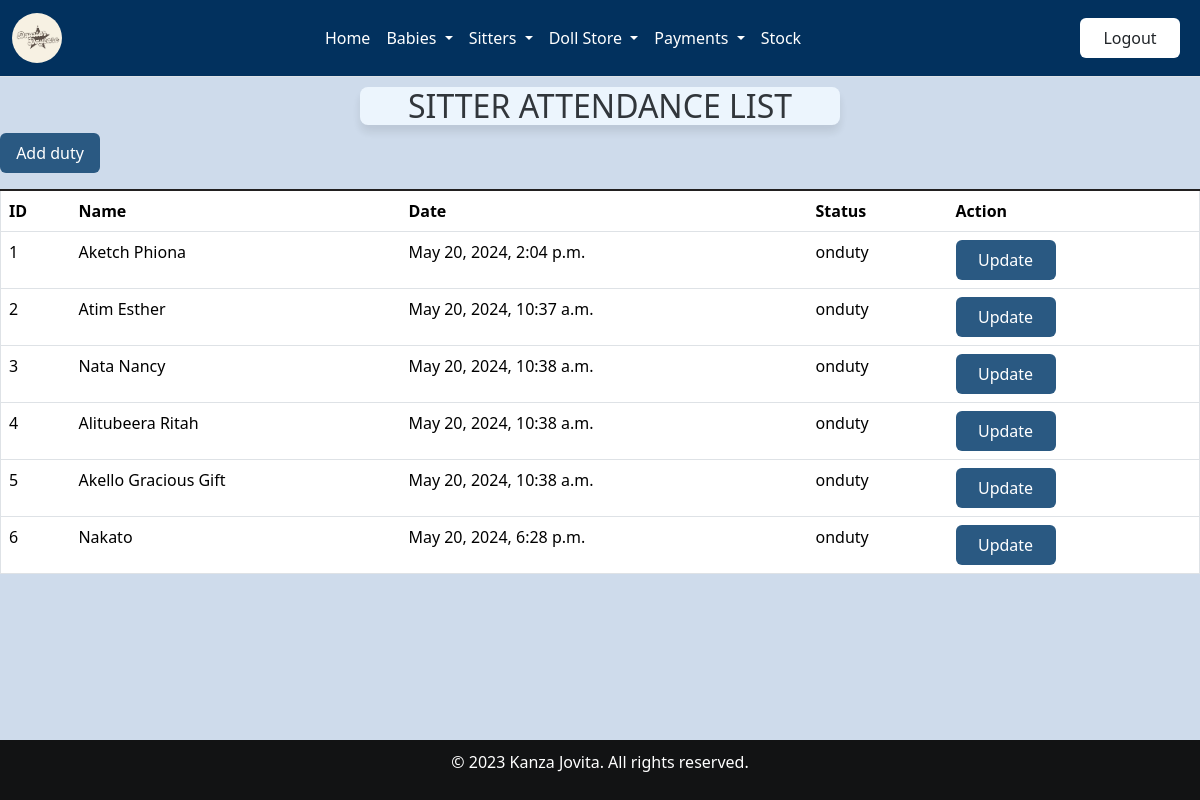
The page /onduty/ (signed in) on the database as committed earlier.
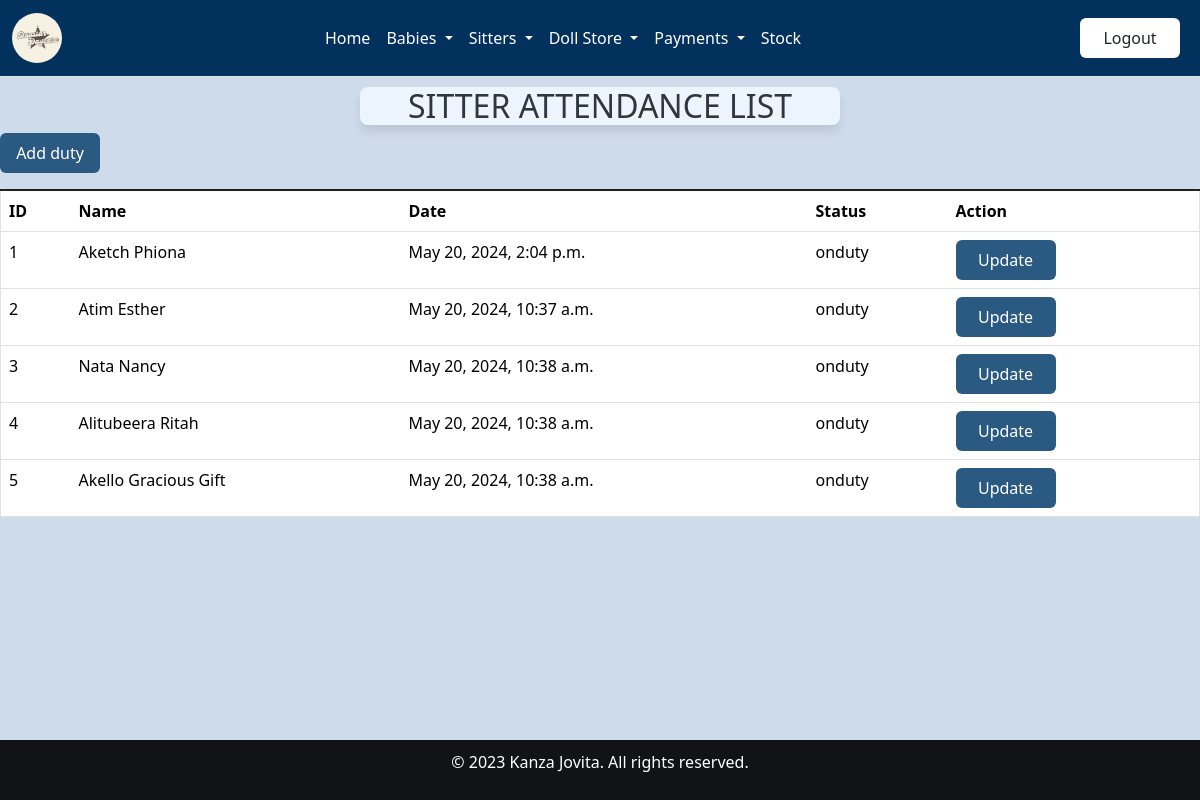
The same page on the database as committed later.
### home/models.py (models this page shows, shortened)
class Sitter_arrival(models.Model):
    sitter_name=models.ForeignKey(Sitterreg, on_delete=models.CASCADE)
    date_of_arrival=models.DateTimeField()
    Attendancestatus = models.CharField(choices=[('onduty', 'On Duty'), ('offduty', 'Off Duty')], max_length=100)
    babies = models.ManyToManyField(Babyreg,blank=True)
    created_at = models.DateTimeField(auto_now_add=True,null=True)
    payment = models.DecimalField(max_digits=10, decimal_places=2, default=0.00)
    num_babies = models.IntegerField(default=0)

class Sitterreg(models.Model):
    Sitter_name = models.CharField(max_length=30, null=False,blank=False,validators=[validate_letters])
    Sitter_number = models.CharField(max_length=30, null=False, unique=True ,blank=False,validators=[validate_numbers])
    Date_of_birth = models.DateField(null=True, blank=False,)
    Contact = models.CharField(max_length=30,null=False,blank=False,validators=[validate_contact_length])
    date = models.DateTimeField()
    Location_choices = [('Kabalagala', 'Kabalagala'),]
    Location = models.CharField(choices=Location_choices, max_length=100)
    Gender =  models.CharField(choices=[('Male', 'Male'),('Female', 'Female')], max_length=100)
    Level_of_education = models.CharField(choices=[('Degree','Degree'),('Diploma','Diploma'),('Certificate','Certificate')],max_length=200,default=0)
    Next_of_kin = models.CharField(max_length=30, null=False,blank=False)
    NIN = models.CharField(max_length=30, null=False,blank=False,validators=[validate_NIN_length])
    Recommenders_name = models.CharField(max_length=30, null=False,blank=False)
    Religion = models.CharField(choices=[('Anglican', 'Anglican'),('Catholic', 'Catholic'),('Pentecostal','Pentecostal'),('Muslim','Muslim'),('Other','Other')], max_length=100)
    created_at = models.DateTimeField(auto_now_add=True,null=True)
    def __str__(self):
        return str(self.Sitter_name)

### home/views.py (the view)
# urls.py: path('onduty/', views.onduty, name='onduty'),
@login_required
def onduty(request):
    onduty = Sitter_arrival.objects.all()  # Retrieving all sitter arrival objects
    return render(request, 'onduty.html', {'onduty': onduty})  # Rendering the on duty template with sitter arrival data

### home/templates/onduty.html (shortened to what this page needs)
{% extends 'base.html' %}
{% load static %}
{% block content %}
<div class="card-header">
    <h2>SITTER ATTENDANCE LIST</h2>
</div>
<a href="/addonduty" class="btn btn-primary mb-3">Add duty </a>
<div class="table-responsive">
    <table class="table table-bordered"  style="border-top: 2px solid rgb(34,32,32);">
        <thead class="table-white">
            <tr>
                <th scope="col">ID</th>
                <th scope="col">Name</th>
                <th scope="col">Date</th>
                <th scope="col">Status</th>
                <th scope=>Action</th>
            </tr>
        </thead>
        <tbody>
            {% for sitter in onduty  %}
            <tr>
                <td>{{ forloop.counter }}</td>
                <td>{{ sitter.sitter_name}}</td>
                <td>{{ sitter.date_of_arrival }}</td>
                <td>{{ sitter.Attendancestatus}}</td>
                <td class="btn-container">
                    <a href="{% url 'editonduty' id=sitter.id %}"  class="btn btn-primary ">Update</a>
                </td>
            </tr>
            {% endfor %}
        </tbody>
    </table>
</div>
{% endblock %}

Rows that differ between the two databases and show on the page:
removed Sitter_arrival: sitter_name "Nakato", date_of_arrival "May 20, 2024, 6:28 p.m.", Attendancestatus "onduty"
